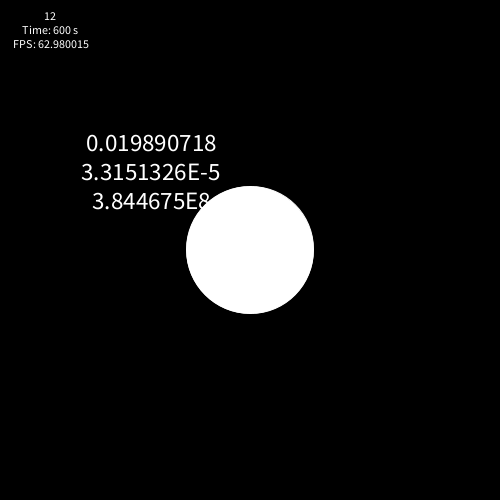
Frame 1 (no input)
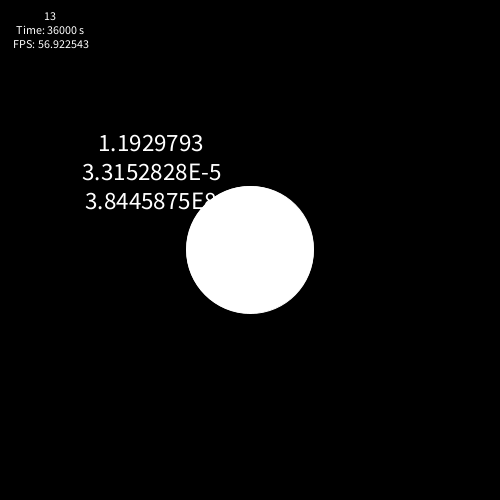
Frame 60 (the mouse pressed at the canvas centre just before this capture)
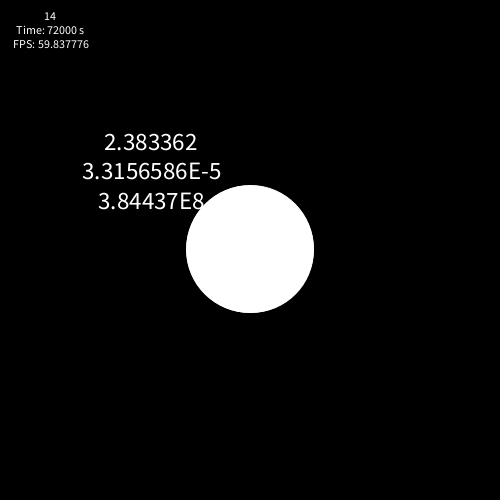
Frame 120 (the mouse held since frame 60 and released just before this capture)

The Processing sketch that drew these frames (run headless with seeded random() and noise(); from frame 60 on, the mouse is pressed at the canvas centre):

// Processing sketch: sketch
// ── sketch.pde
SpaceObject earth;
SpaceObject sat;
int timeMultiplier = 600;
float zoom;
float xpt = 0,ypt = 0;
//2360620.8 secs or frames
void setup(){
  
  size(500,500);
  frameRate(60);
  zoom = 1;
  
  float earth_mass = 5.972*(pow(10,24));
  float earth_radius = 6378137;
  float moon_mass = 7.342*(pow(10,22));
  float moon_radius = 1737100;
  earth = new SpaceObject(0,0, earth_mass, earth_radius,0,0);
  sat = new SpaceObject(0,-384467000,moon_mass,moon_radius, 1022,PI/2);
}




void draw(){
  background(0);
  
  textSize(12);
  textAlign(CENTER);
  text(second()+"\n Time: "+(frameCount*timeMultiplier)+" s \n FPS: "+frameRate,50,20);
  
  translate((width/2)+xpt, (height/2)+ypt);
  scale(zoom);
  fill(255);
  stroke (255);
  strokeWeight(1);
  
  for(int i=0;i<timeMultiplier;i++){
    
    //code here
    sat.applyForce(earth);
    earth.applyForce(sat);
    
    sat.update();
    earth.update();
  }
  
  sat.showTrail();
  earth.showTrail();
  sat.show();
  earth.show();
  
}


void mouseDragged(){
  xpt -= pmouseX -mouseX;
  ypt -= pmouseY -mouseY;
}
void keyPressed(){
  if(key == '='){
    zoom += 0.005;
  } else if(key == '-') {
    zoom -= 0.005;
  }
}

// ── Point.pde
class Point{
  
  float x,y;
  
  Point(float xx,float yy){
    x=xx;
    y=yy;
  }
}
// ── SpaceObject.pde


class SpaceObject{
  
  float mass;
  float rad;
  
  float att_direction;
  float att_dist;
  
  final float G = 6.6743*(pow(10,-16));
  
  PVector loc;
  PVector vel;
  PVector acc;
  
  SpaceObject(float xx, float yy, float m, float r, float initV, float initDir){
    xx = _scale(xx);
    yy = _scale(yy);
    mass=_scale(m);
    rad=_scale(r);
    initV=_scale(initV);
    loc=new PVector(xx,yy);
    if(initV!=0){
      vel = new PVector(initV*sin(initDir),initV*cos(initDir));
    } else{
      vel = new PVector(0,0);
    }
    acc = new PVector(0,0);
  }
  
  void update(){
    vel.add(acc);
    loc.add(vel);
  }
  
  void applyForce(SpaceObject other){
    float dist = loc.dist(other.loc);
    att_dist=dist;
    float dy = other.loc.y-loc.y;
    float dx = other.loc.x-loc.x;
    float angle = atan2(dx,dy);  
    att_direction=angle;
    float F = (G*mass*other.mass)/(dist*dist); 
    float a=_scale(F/mass);
    acc.mult(0);
    acc.add(new PVector(a*sin(angle),a*cos(angle)));
  }
  
  void show(){
    fill(255);
    stroke(255);
    strokeWeight(1);
    
    
    
    ellipse(loc.x,loc.y,rad*2,rad*2);
    
    line(loc.x, loc.y, loc.x+(55*sin(att_direction)), loc.y+(55*cos(att_direction)));
    
    
    textSize(25);
    text(OrigVal(vel.mag())
    +"\n"+OrigVal(acc.mag())+"\n"+OrigVal(att_dist),loc.x-100,loc.y-100);
  }
  
  ArrayList<Point> p=new ArrayList<Point>();
    
  void showTrail(){
    strokeWeight(1);
    if(p.size()>500) p.remove(0);
    p.add(new Point(loc.x,loc.y));
    for(int i=0;i<p.size();i++){
      if(i>0){
        line(p.get(i).x,p.get(i).y,p.get(i-1).x,p.get(i-1).y);
      }
    }
  }
  
  
  
  float OrigVal(float sc){
    return sc*(pow(10,5));
  }
  
  float _scale(float original){
    return original*(pow(10,-5));
  }
  
}
